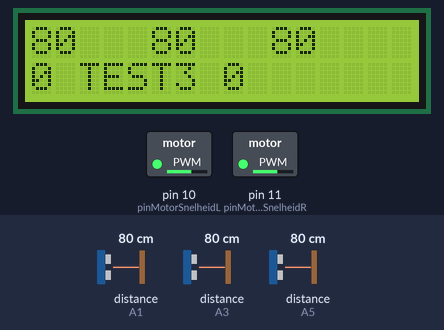
Recording of a sketch running on a simulated Arduino Uno, built with avr-gcc and run on an emulated ATmega328P. Shown: 16×2 character LCD, switched loads named in the sketch (green lamp = pin HIGH). Wiring (inferred from the names in the program): 3 × ultrasonic range finder: trigger A0, echo A1 / trigger A2, echo A3 / trigger A4, echo A5. Inputs (shaded band) come from the test bench; at power-on: distance to the obstacle (sensors on A5, A1, A3) 80 cm. The echo pulse lasts 58.3 µs per cm; pins used as bus, display or sensor lines are not drawn; what the sketch prints to the serial monitor is not drawn.

Above: at 3.2 s.
3.3 s: distance to the obstacle (sensor on A5) set to 23 cm
At 4.5 s:
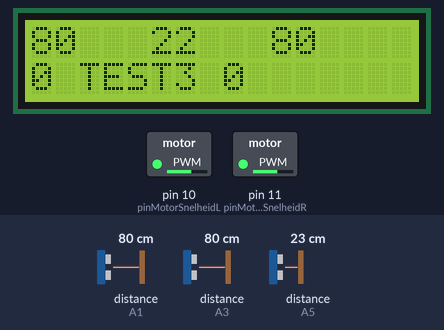
4.8 s: distance to the obstacle (sensor on A5) set to 19 cm
At 6.0 s:
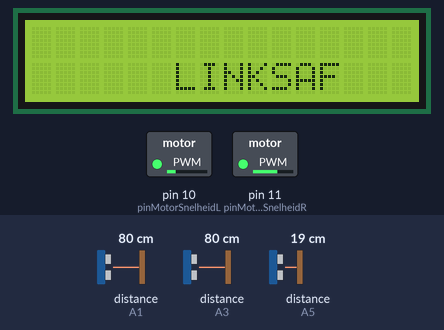
6.5 s: distance to the obstacle (sensor on A1) set to 9 cm
9.5 s: distance to the obstacle (sensor on A5) set to 29 cm
11.0 s: distance to the obstacle (sensor on A5) set to 34 cm
At 12.2 s:
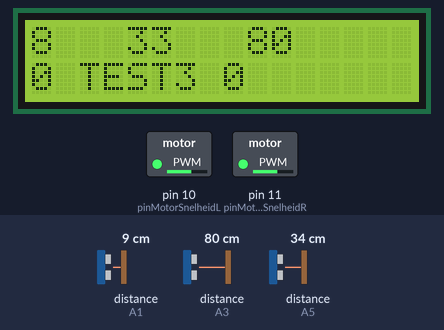
12.5 s: distance to the obstacle (sensor on A3) set to 18 cm
At 13.6 s:
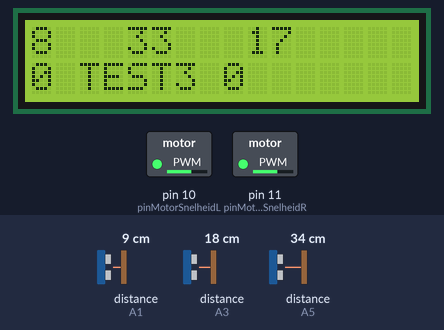
Timing chart, 0 to 15.5 s (numbered marks = the images above; inputs shaded):
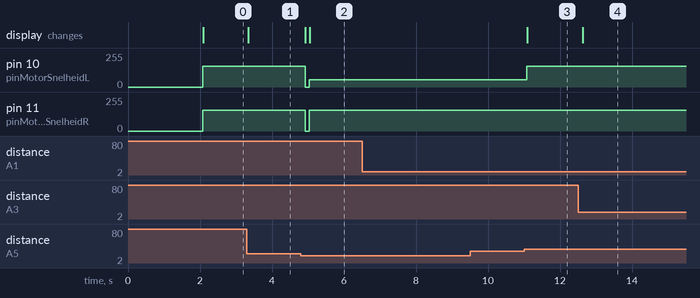

The sketch:

Project_Code.ino
```cpp
/*****************************************
   Auto Startcode
   met toestansdiagrammen
   Emmauscollege
   v20201117GEE
 *****************************************/

// libraries die je gebruikt
#include <LiquidCrystal.h>

/*****************************************
   variabelen die je gebruikt
 *****************************************/

// initialize het display
// de helderheid van het display regel je met de potmeter op de auto,
// daarvoor is geen code nodig
LiquidCrystal lcd(7, 6, 5, 4, 3, 2);

// gebruikte pinnen
const int pinAfstandTrigM = A4; // afstandssensor midden
const int pinAfstandEchoM = A5; // afstandssensor midden
const int pinAfstandTrigR = A2; // afstandssensor rechts
const int pinAfstandEchoR = A3; // afstandssensor rechts
const int pinAfstandTrigL = A0; // afstandssensor links
const int pinAfstandEchoL = A1; // afstandssensor links
const int pinMotorSnelheidR = 11; // motor rechts
const int pinMotorSnelheidL = 10; // motor links

// variabelen om waarden van sensoren en actuatoren te onthouden
long afstandR = 0;
long afstandL = 0;
long afstandM = 0;
int snelheidR = 0;
int  snelheidL = 0;
String regelBoven = "";
String regelOnder = "";

// variabelen voor de toestanden maken
// toestanden:
const int TEST = 1;
const int STOP = 2;
int toestand = TEST;
unsigned long toestandStartTijd = 0;
// subtoestanden van TEST:
const int RECHTSAF = 1;
const int LINKSAF = 2;
const int VOORUIT = 3;
const int WACHT = 4;
int testToestand = VOORUIT;
unsigned long testToestandStartTijd = 0;

/*****************************************
   functies die je gebruikt
 *****************************************/

// functie om afstandssensor uit te lezen
long readDistance(int triggerPin, int echoPin)
{
  long echoTime = 0;
  pinMode(triggerPin, OUTPUT);  // Clear the trigger
  digitalWrite(triggerPin, LOW);
  delayMicroseconds(2);
  // Sets the trigger pin to HIGH state for 10 microseconds
  digitalWrite(triggerPin, HIGH);
  delayMicroseconds(10);
  digitalWrite(triggerPin, LOW);
  pinMode(echoPin, INPUT);
  // Reads the echo pin, and returns the sound wave travel time in microseconds
  // timeout after 30.000 microseconds (around 5 meters)
  echoTime = pulseIn(echoPin, HIGH, 30000);
  if (echoTime == 0) {
    echoTime = 30000;
  }
  return echoTime;
}
/*
  void testLoop() {
  // lees afstandssensoren uit
  // dit is nodig voor alle test toestanden
  // omrekenen naar centimeters = milliseconden / 29 / 2
  afstandR = readDistance(pinAfstandTrigR, pinAfstandEchoR) / 29 / 2;
  afstandL = readDistance(pinAfstandTrigL, pinAfstandEchoL) / 29 / 2;
  afstandM = readDistance(pinAfstandTrigM, pinAfstandEchoM) / 29 / 2;

  // bepaal toestand

  // zet waarden voor acturatoren, voor alle testToestanden
  // zet motorsnelheid
  analogWrite(pinMotorSnelheidR, snelheidR);
  analogWrite(pinMotorSnelheidL, snelheidL);
  // zet tekst op display
  regelBoven = String(afstandL) + "   " +
               String(afstandM) + "   " +
               String(afstandR) + "   ";
  regelOnder = String(snelheidL) +
               " TEST" + String(testToestand) + " " +
               String(snelheidR) + "      ";
  lcd.setCursor(0, 0); // zet cursor op het begin van de bovenste regel
  lcd.print(regelBoven);
  lcd.setCursor(0, 1); // zet cursor op het begin van de onderste regel
  lcd.print(regelOnder);
  // zet debug info op de seriële monitor
  Serial.print(regelBoven);
  Serial.print("--");
  Serial.println(regelOnder);
  }
*/

/*****************************************
   setup() en loop()
 *****************************************/

void setup() {
  // pinnen voor afstandssensor worden
  // voor elke meting in readDistance()
  // in de goede mode gezet

  // zet pinmode voor motor aansturing via PWM
  pinMode(pinMotorSnelheidL, OUTPUT);
  pinMode(pinMotorSnelheidR, OUTPUT);

  // set up the LCD's number of columns and rows:
  lcd.begin(16, 2);

  // enable console
  Serial.begin(9600);

  // opstart bericht op console en seriële monitor
  lcd.setCursor(0, 0); // zet cursor op het begin van de bovenste regel
  lcd.print("Auto v20201021");
  lcd.setCursor(0, 1); // zet cursor op het begin van de onderste regel
  lcd.print("SETUP");// print demo bericht
  Serial.println("Auto start");
  delay(2000); // wachttijd om het display te lezen en de auto neer te zetten

  // zet toestanden en in beginstand
  toestand = TEST;
  toestandStartTijd = millis();
  testToestand = VOORUIT;
  testToestandStartTijd = millis();
}

void loop()
{
  // lees afstandssensoren uit
  // dit is nodig voor alle test toestanden
  // omrekenen naar centimeters = milliseconden / 29 / 2
  afstandR = readDistance(pinAfstandTrigR, pinAfstandEchoR) / 29 / 2;
  afstandL = readDistance(pinAfstandTrigL, pinAfstandEchoL) / 29 / 2;
  afstandM = readDistance(pinAfstandTrigM, pinAfstandEchoM) / 29 / 2;

  // toestand bepalen

  //WACHT

  if (toestand == WACHT) {
    if (afstandM < 30 && afstandL > 30 ) {
      toestand = LINKSAF;
    }
  }

  if (toestand == WACHT) {
    if (afstandM < 30 && afstandR > 30) {
      toestand = RECHTSAF;

    }
  }
  if (toestand == WACHT) {
    if (afstandM > 30) {
      toestand = VOORUIT;
    }
  }

  //VOORUIT

  if (toestand == VOORUIT) {
    if (afstandM < 20 && afstandL > 20 && afstandR < 20) {
      toestand = LINKSAF;
    }
  }

  if (toestand == VOORUIT) {
    if (afstandM < 20 && afstandL < 20 && afstandR > 20) {
      toestand = RECHTSAF;
    }
  }
  if (toestand == VOORUIT) {
    if (afstandM < 20) {
      toestand = WACHT;
    }
  }
  //RECHTSAF

  if (toestand == RECHTSAF) {
    if (afstandM > 30) {
      toestand = VOORUIT;
    }
  }
  if (toestand == RECHTSAF) {
    if (afstandM < 30 && afstandL < 30 && afstandR < 30) {
      toestand = WACHT;
    }
  }


  //LINKSAF

  if (toestand == LINKSAF) {
    if (afstandM > 30) {
      toestand = VOORUIT;
    }
  }

  if (toestand == LINKSAF) {
    if (afstandM < 30 && afstandL < 30 && afstandR < 30) {
      toestand = WACHT;
    }
  }


  if (toestand == VOORUIT) {
    // zet motoren stil
    analogWrite(pinMotorSnelheidR, 155);
    analogWrite(pinMotorSnelheidL, 155);
    // zet tekst op display
    regelBoven = "               ";
    regelOnder = "      VOORUIT      ";
    lcd.setCursor(0, 0); // zet cursor op het begin van de bovenste regel
    lcd.print(regelBoven);
    lcd.setCursor(0, 1); // zet cursor op het begin van de onderste regel
    lcd.print(regelOnder);
    Serial.println("VOORUIT");

    // zet tekst op display
    regelBoven = String(afstandL) + "   " +
                 String(afstandM) + "   " +
                 String(afstandR) + "   ";
    regelOnder = String(snelheidL) +
                 " TEST" + String(testToestand) + " " +
                 String(snelheidR) + "      ";
    lcd.setCursor(0, 0); // zet cursor op het begin van de bovenste regel
    lcd.print(regelBoven);
    lcd.setCursor(0, 1); // zet cursor op het begin van de onderste regel
    lcd.print(regelOnder);
    // zet debug info op de seriële monitor
    Serial.print(regelBoven);
    Serial.print("--");
    Serial.println(regelOnder);
  }


  if (toestand == RECHTSAF) {
    // zet motoren stil
    analogWrite(pinMotorSnelheidR, 55);
    analogWrite(pinMotorSnelheidL, 155);
    // zet tekst op display
    regelBoven = "                ";
    regelOnder = "      RECHTSAF      ";
    lcd.setCursor(0, 0); // zet cursor op het begin van de bovenste regel
    lcd.print(regelBoven);
    lcd.setCursor(0, 1); // zet cursor op het begin van de onderste regel
    lcd.print(regelOnder);
    Serial.println("RECHTSAF");
  }

  if (toestand == LINKSAF) {
    // zet motoren stil
    analogWrite(pinMotorSnelheidR, 155);
    analogWrite(pinMotorSnelheidL, 55);
    // zet tekst op display
    regelBoven = "                ";
    regelOnder = "      LINKSAF      ";
    lcd.setCursor(0, 0); // zet cursor op het begin van de bovenste regel
    lcd.print(regelBoven);
    lcd.setCursor(0, 1); // zet cursor op het begin van de onderste regel
    lcd.print(regelOnder);
    Serial.println("LINKSAF");
  }


  if (toestand == WACHT) {
    // zet motoren stil
    analogWrite(pinMotorSnelheidR, 0);
    analogWrite(pinMotorSnelheidL, 0);
    // zet tekst op display
    regelBoven = "                ";
    regelOnder = "      WACHT      ";
    lcd.setCursor(0, 0); // zet cursor op het begin van de bovenste regel
    lcd.print(regelBoven);
    lcd.setCursor(0, 1); // zet cursor op het begin van de onderste regel
    lcd.print(regelOnder);
    Serial.println("WACHT");
  }
  // vertraging om te zorgen dat de seriële monitor de berichten bijhoudt
  delay(100);
}
```

Measured:
- the behaviour switches between 21 and 20 cm on distance to the obstacle (sensor on A5) (found by bisection; images 1 and 2)
- the behaviour switches between 31 and 32 cm on distance to the obstacle (sensor on A5) (found by bisection; images 2 and 3)
- after the input at 3.3 s, the display: changes at once (image 1)
- after the input at 4.8 s, pin 10 (pinMotorSnelheidL): 155/255 → 0/255 after 0.12 s, → 55/255 0.12 s later; pin 11 (pinMotorSnelheidR): 155/255 → 0/255 after 0.12 s, → 155/255 0.12 s later; the display: first changes after 0.13 s (image 2 shows a later state)
- after the input at 6.5 s, every drawn part: stays the same
- after the input at 9.5 s, every drawn part: stays the same
- after the input at 11.0 s, pin 10 (pinMotorSnelheidL): 55/255 → 155/255 after 0.08 s; the display: changes after 0.09 s (image 3)
- after the input at 12.5 s, the display: changes after 0.13 s (image 4)
